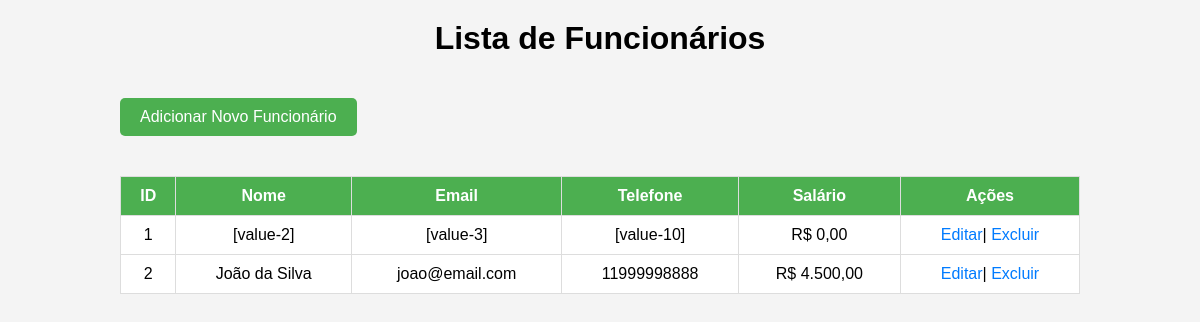
The app's page /pages-admin/Funcionario/lista-funcionarios.php, older data.
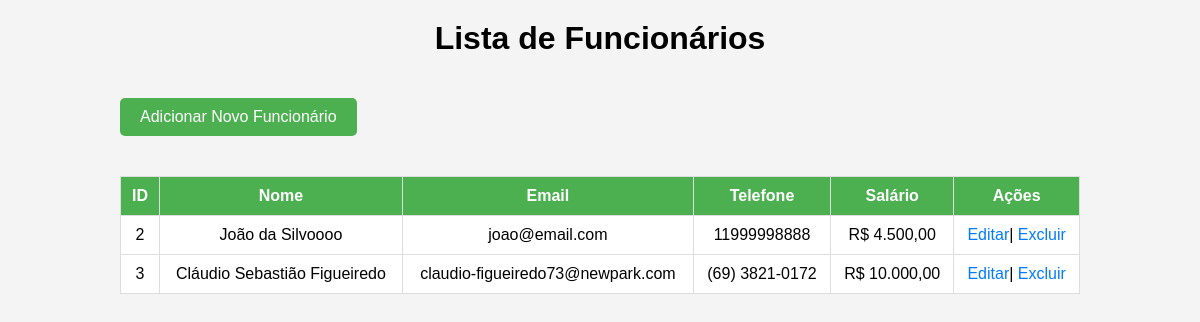
The same page, newer data.
### tables this page shows
CREATE TABLE IF NOT EXISTS `funcionarios` (
  `id` int NOT NULL AUTO_INCREMENT,
  `nome` varchar(255) NOT NULL,
  `email` varchar(255) NOT NULL,
  `idade` int DEFAULT NULL,
  `salario` decimal(10,2) DEFAULT NULL,
  `cep` varchar(20) DEFAULT NULL,
  `cidade` varchar(100) DEFAULT NULL,
  `rua` varchar(255) DEFAULT NULL,
  `telefone` varchar(20) DEFAULT NULL,
  `estado` varchar(50) DEFAULT NULL,
  `numero` varchar(10) DEFAULT NULL,
  `role_id` int NOT NULL DEFAULT '2',
  `cpf` varchar(14) NOT NULL,
  `departamento_id` int DEFAULT NULL,
  `senha` varchar(255) NOT NULL,
  PRIMARY KEY (`id`),
  UNIQUE KEY `cpf` (`cpf`),
  KEY `fk_departamento` (`departamento_id`)
);

### pages-admin/Funcionario/lista-funcionarios.php (the view, shortened to what this page needs)
<?php
include(__DIR__ . "/../../Controller/Conect/conecao.php");
$stmt = $pdo->prepare("SELECT * FROM funcionarios");
$stmt->execute();
$funcionarios = $stmt->fetchAll(PDO::FETCH_ASSOC);
?>
<!DOCTYPE html>
<html lang="pt-br">
<head>
    <link rel="stylesheet" href="https://cdnjs.cloudflare.com/ajax/libs/font-awesome/6.0.0-beta3/css/all.min.css">
</head>
<body>
<div class="container">
    <h1>Lista de Funcionários</h1>
    <a href="add-funcionario.php" class="btn-add">Adicionar Novo Funcionário</a>
    <table>
        <thead>
            <tr>
                <th>ID</th>
                <th>Nome</th>
                <th>Email</th>
                <th>Telefone</th>
                <th>Salário</th>
                <th>Ações</th>
            </tr>
        </thead>
        <tbody>
            <?php foreach ($funcionarios as $funcionario): ?>
                <tr>
                    <td><?php echo $funcionario['id']; ?></td>
                    <td><?php echo $funcionario['nome']; ?></td>
                    <td><?php echo $funcionario['email']; ?></td>
                    <td><?php echo $funcionario['telefone']; ?></td>
                    <td><?php echo 'R$ ' . number_format($funcionario['salario'], 2, ',', '.'); ?></td>
                    <td>
                        <a href="<?php echo BASE_URL; ?>pages-admin/Funcionario/editar-funcionario.php?id=<?php echo $funcionario['id']; ?>">Editar</a>|
                        <a href="<?php echo BASE_URL; ?>Controller/admin/excluir-funcionario.php?id=<?php echo $funcionario['id']; ?>" onclick="return confirm('Tem certeza que deseja excluir este funcionário?')">Excluir</a>
                    </td>
                </tr>
            <?php endforeach; ?>
        </tbody>
    </table>
</div>
</body>
</html>

### pages-admin/Funcionario/lista-funcionarios.php (style rules this page uses)
body { font-family: Arial, sans-serif; background-color: #f4f4f4; margin: 0; padding: 0; }
.container { width: 80%; margin: 0 auto; }
h1 { text-align: center; margin-top: 20px; }
table { width: 100%; border-collapse: collapse; margin-top: 20px; background-color: #fff; }
table th, table td { padding: 10px; text-align: center; border: 1px solid #ddd; }
table th { background-color: #4CAF50; color: white; }
table td a { text-decoration: none; color: #007BFF; }
.btn-add { display: inline-block; margin: 20px 0; padding: 10px 20px; background-color: #4CAF50; color: white; text-decoration: none; border-radius: 5px; }

Row changes from the older to the newer data that the page shows:
removed funcionarios: id "1", nome "[value-2]", email "[value-3]", telefone "[value-10]", salario "0,00"
changed funcionarios "joao@email.com": nome "João da Silva" → "João da Silvoooo"
added funcionarios: id "3", nome "Cláudio Sebastião Figueiredo", email "claudio-figueiredo73@newpark.com", telefone "(69) 3821-0172", salario "10.000,00"
